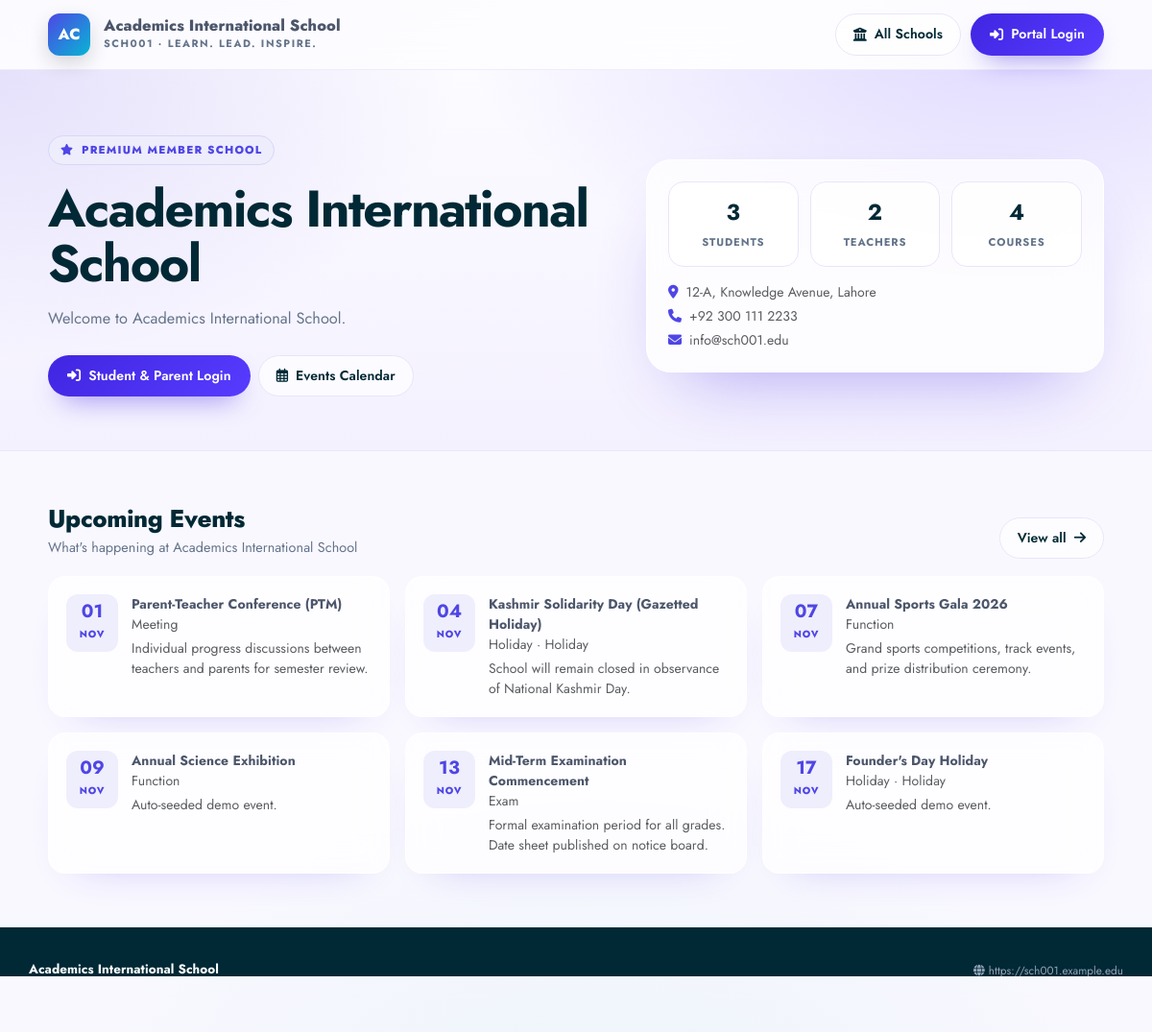
/public/school.php?code=SCH001, run on the app's committed database.
### tables this page shows
CREATE TABLE `school_settings` (
  `id` int(11) NOT NULL AUTO_INCREMENT,
  `school_id` int(11) NOT NULL,
  `public_page_title` varchar(255) DEFAULT NULL,
  `public_page_description` text DEFAULT NULL,
  `allow_parent_auto_login` tinyint(1) NOT NULL DEFAULT 1,
  `session_timeout_minutes` int(11) NOT NULL DEFAULT 30,
  `created_at` timestamp NOT NULL DEFAULT current_timestamp(),
  `updated_at` timestamp NOT NULL DEFAULT current_timestamp() ON UPDATE current_timestamp(),
  PRIMARY KEY (`id`),
  UNIQUE KEY `school_id` (`school_id`),
  CONSTRAINT `fk_school_settings_school` FOREIGN KEY (`school_id`) REFERENCES `schools` (`id`) ON DELETE CASCADE
);

CREATE TABLE `schools` (
  `id` int(11) NOT NULL AUTO_INCREMENT,
  `school_name` varchar(255) NOT NULL,
  `school_code` varchar(50) NOT NULL,
  `subdomain` varchar(50) DEFAULT NULL,
  `school_email` varchar(255) DEFAULT NULL,
  `school_phone` varchar(30) DEFAULT NULL,
  `school_address` text DEFAULT NULL,
  `owner_name` varchar(100) DEFAULT NULL,
  `school_logo` varchar(255) DEFAULT NULL,
  `primary_color` varchar(20) NOT NULL DEFAULT '#4f46e5',
  `secondary_color` varchar(20) NOT NULL DEFAULT '#06b6d4',
  `motto` varchar(255) DEFAULT NULL,
  `website` varchar(255) DEFAULT NULL,
  `status` enum('active','suspended','trial') NOT NULL DEFAULT 'active',
  `plan` enum('basic','pro','enterprise') NOT NULL DEFAULT 'basic',
  `trial_ends_at` datetime DEFAULT NULL,
  `is_active` tinyint(1) NOT NULL DEFAULT 1,
  `subscription_plan` enum('free','basic','premium') NOT NULL DEFAULT 'free',
  `created_at` timestamp NOT NULL DEFAULT current_timestamp(),
  `updated_at` timestamp NOT NULL DEFAULT current_timestamp() ON UPDATE current_timestamp(),
  PRIMARY KEY (`id`),
  UNIQUE KEY `school_code` (`school_code`),
  UNIQUE KEY `uniq_school_subdomain` (`subdomain`),
  KEY `idx_school_code` (`school_code`),
  KEY `idx_school_active` (`is_active`),
  KEY `idx_school_status` (`status`)
);

CREATE TABLE `school_events` (
  `id` int(11) NOT NULL AUTO_INCREMENT,
  `school_id` int(11) DEFAULT NULL,
  `title` varchar(200) NOT NULL,
  `event_type` enum('Function','Holiday','Exam','Meeting','Other') DEFAULT 'Function',
  `description` text DEFAULT NULL,
  `event_date` date NOT NULL,
  `end_date` date DEFAULT NULL,
  `is_holiday` tinyint(1) DEFAULT 0,
  `status` enum('Upcoming','Ongoing','Completed','Cancelled') DEFAULT 'Upcoming',
  `created_by` int(11) DEFAULT NULL,
  `created_at` timestamp NOT NULL DEFAULT current_timestamp(),
  PRIMARY KEY (`id`),
  KEY `created_by` (`created_by`),
  KEY `idx_event_date` (`event_date`),
  KEY `idx_is_holiday` (`is_holiday`),
  KEY `idx_events_school` (`school_id`),
  CONSTRAINT `school_events_ibfk_1` FOREIGN KEY (`created_by`) REFERENCES `users` (`id`) ON DELETE SET NULL
);

### includes/tenant.php (called while the page is built, shortened)
<?php
require_once __DIR__ . '/functions.php';
function school_by_code(PDO $pdo, string $code, bool $activeOnly = true): ?array {
    $sql = "SELECT s.*, ss.public_page_title, ss.public_page_description
            FROM schools s LEFT JOIN school_settings ss ON ss.school_id = s.id
            WHERE s.school_code = ?" . ($activeOnly ? " AND s.is_active = 1" : "") . " LIMIT 1";
    $st = $pdo->prepare($sql);
    $st->execute([$code]);
    return $st->fetch() ?: null;
}

### includes/functions.php (called while the page is built, shortened)
<?php
function e($string) {
    return htmlspecialchars($string ?? '', ENT_QUOTES, 'UTF-8');
}

### public/school.php (the view, shortened to what this page needs)
<?php
require_once __DIR__ . '/../includes/functions.php';
require_once __DIR__ . '/../includes/tenant.php';
require_once __DIR__ . '/../config/db.php';
$code = strtoupper(trim($_GET['code'] ?? ''));
$contextSchool = saas_bootstrap_school_context($pdo);
$school = $code !== '' ? school_by_code($pdo, $code, false) : $contextSchool;
    ?>
    <?php
$stmt = $pdo->prepare("SELECT * FROM school_events WHERE school_id = ? AND status <> 'Cancelled' AND event_date >= CURDATE() ORDER BY event_date ASC LIMIT 6");
$stmt->execute([$school['id']]);
$events = $stmt->fetchAll();
$stmt = $pdo->prepare("SELECT COUNT(*) FROM students WHERE school_id = ? AND status = 'Active'");
$stmt->execute([$school['id']]);
$studentCount = (int)$stmt->fetchColumn();
$stmt = $pdo->prepare("SELECT COUNT(*) FROM users WHERE school_id = ? AND role = 'teacher' AND is_active = 1");
$stmt->execute([$school['id']]);
$teacherCount = (int)$stmt->fetchColumn();
$stmt = $pdo->prepare("SELECT COUNT(*) FROM courses WHERE school_id = ?");
$stmt->execute([$school['id']]);
$courseCount = (int)$stmt->fetchColumn();
$initials = strtoupper(substr(preg_replace('/[^A-Za-z]/', '', $school['school_name']), 0, 2));
?>
<!DOCTYPE html>
<html lang="en">
<head>
    <link href="https://cdn.jsdelivr.net/npm/bootstrap@5.3.2/dist/css/bootstrap.min.css" rel="stylesheet">
    <link href="https://cdnjs.cloudflare.com/ajax/libs/font-awesome/6.5.1/css/all.min.css" rel="stylesheet">
    <link rel="stylesheet" href="../assets/css/edustudy-theme.css">
</head>
<body class="school-public-page">
    <nav class="pub-nav">
        <div class="wrap">
            <div class="brand-mark"><?php echo e($initials); ?></div>
            <div>
                <div class="brand-name"><?php echo e($school['school_name']); ?></div>
                <div class="brand-sub"><?php echo e($school['school_code']); ?> · <?php echo e($school['motto'] ?: 'Official Portal'); ?></div>
            </div>
            <div class="nav-actions">
                <a class="btn-ghost" href="index.php"><i class="fas fa-building-columns"></i> All Schools</a>
                <a class="btn-brand" href="../auth/login.php"><i class="fas fa-right-to-bracket"></i> Portal Login</a>
            </div>
        </div>
    </nav>
    <header class="hero">
        <div class="wrap">
            <div>
                <span class="eyebrow"><i class="fas fa-star"></i> <?php echo e(ucfirst($school['subscription_plan'])); ?> Member School</span>
                <h1><?php echo e($school['school_name']); ?></h1>
                <p><?php echo e($school['public_page_description'] ?: 'A place where curiosity is encouraged, character is built, and every learner is prepared for a changing world.'); ?></p>
                <div class="d-flex gap-2 flex-wrap mt-4">
                    <a class="btn-brand" href="../auth/login.php"><i class="fas fa-right-to-bracket"></i> Student &amp; Parent Login</a>
                    <a class="btn-ghost" href="school_events.php?code=<?php echo urlencode($school['school_code']); ?>"><i class="far fa-calendar-days"></i> Events Calendar</a>
                </div>
            </div>
            <div class="hero-card">
                <div class="stat-grid mb-3">
                    <div class="stat"><b><?php echo number_format($studentCount); ?></b><span>Students</span></div>
                    <div class="stat"><b><?php echo number_format($teacherCount); ?></b><span>Teachers</span></div>
                    <div class="stat"><b><?php echo number_format($courseCount); ?></b><span>Courses</span></div>
                </div>
                <div class="d-flex align-items-center gap-2 small text-muted"><i class="fas fa-location-dot" style="color:var(--p)"></i><?php echo e($school['school_address'] ?: 'Address not published'); ?></div>
                <?php if ($school['school_phone']): ?><div class="d-flex align-items-center gap-2 small text-muted mt-1"><i class="fas fa-phone" style="color:var(--p)"></i><?php echo e($school['school_phone']); ?></div><?php endif; ?>
                <?php if ($school['school_email']): ?><div class="d-flex align-items-center gap-2 small text-muted mt-1"><i class="fas fa-envelope" style="color:var(--p)"></i><?php echo e($school['school_email']); ?></div><?php endif; ?>
            </div>
        </div>
    </header>
    <section class="section">
        <div class="section-head">
            <div><h2>Upcoming Events</h2><p>What's happening at <?php echo e($school['school_name']); ?></p></div>
            <a class="btn-ghost" href="school_events.php?code=<?php echo urlencode($school['school_code']); ?>">View all <i class="fas fa-arrow-right"></i></a>
        </div>
        <div class="row g-3">
            <?php foreach ($events as $ev): ?>
            <div class="col-12 col-md-6 col-xl-4">
                <div class="event-card">
                    <div class="event-date"><b><?php echo date('d', strtotime($ev['event_date'])); ?></b><span><?php echo date('M', strtotime($ev['event_date'])); ?></span></div>
                    <div>
                        <div class="fw-bold small"><?php echo e($ev['title']); ?></div>
                        <div class="text-muted small mb-1"><?php echo e($ev['event_type']); ?><?php echo $ev['is_holiday'] ? ' · Holiday' : ''; ?></div>
                        <div class="text-muted small"><?php echo e(mb_substr($ev['description'] ?? '', 0, 90)); ?><?php echo mb_strlen($ev['description'] ?? '') > 90 ? '…' : ''; ?></div>
                    </div>
                </div>
            </div>
            <?php endforeach; ?>
        </div>
    </section>
    <footer class="footer">
        <div class="wrap">
            <div><strong style="color:#fff;"><?php echo e($school['school_name']); ?></strong><br><span class="small"><?php echo e($school['motto'] ?: 'Excellence in education'); ?></span></div>
            <div class="text-md-end small">
                <?php if ($school['website']): ?><a href="<?php echo e($school['website']); ?>" target="_blank" rel="noopener" style="color:#94a3b8;text-decoration:none;"><i class="fas fa-globe me-1"></i><?php echo e($school['website']); ?></a><br><?php endif; ?>
                <a href="../index.php" style="color:#cbd5e1;text-decoration:none;font-weight:600;display:inline-flex;align-items:center;gap:5px;vertical-align:middle;">
                    <img src="../assets/img/academics-mark.svg" alt="" width="18" height="18" style="border-radius:5px;"> Academics
                </a>.
            </div>
        </div>
    </footer>
</body>
</html>

### data on the page
school_settings: school.school_name "AC", school.school_name "Academics International School", school.school_code "SCH001", school.motto "LEARN. LEAD. INSPIRE.", school.subscription_plan "PREMIUM", public_page_description "Welcome to Academics International School.", school.school_address "12-A, Knowledge Avenue, Lahore", school.school_phone "+92 300 111 2233", school.school_email "info@sch001.edu", school.website "https://sch001.example.edu"
school_events: event_date "01", event_date "NOV", title "Parent-Teacher Conference (PTM)", event_type "Meeting", description "Individual progress discussions between teachers and parents for semester review."
school_events: event_date "04", event_date "NOV", title "Kashmir Solidarity Day (Gazetted Holiday)", event_type "Holiday", is_holiday "· Holiday", description "School will remain closed in observance of National Kashmir Day."
school_events: event_date "07", event_date "NOV", title "Annual Sports Gala 2026", event_type "Function", description "Grand sports competitions, track events, and prize distribution ceremony."
school_events: event_date "09", event_date "NOV", title "Annual Science Exhibition", event_type "Function", description "Auto-seeded demo event."
school_events: event_date "13", event_date "NOV", title "Mid-Term Examination Commencement", event_type "Exam", description "Formal examination period for all grades. Date sheet published on notice board."
school_events: event_date "17", event_date "NOV", title "Founder's Day Holiday", event_type "Holiday", is_holiday "· Holiday", description "Auto-seeded demo event."

### other printed values
$studentCount "3"
$teacherCount "2"
$courseCount "4"
